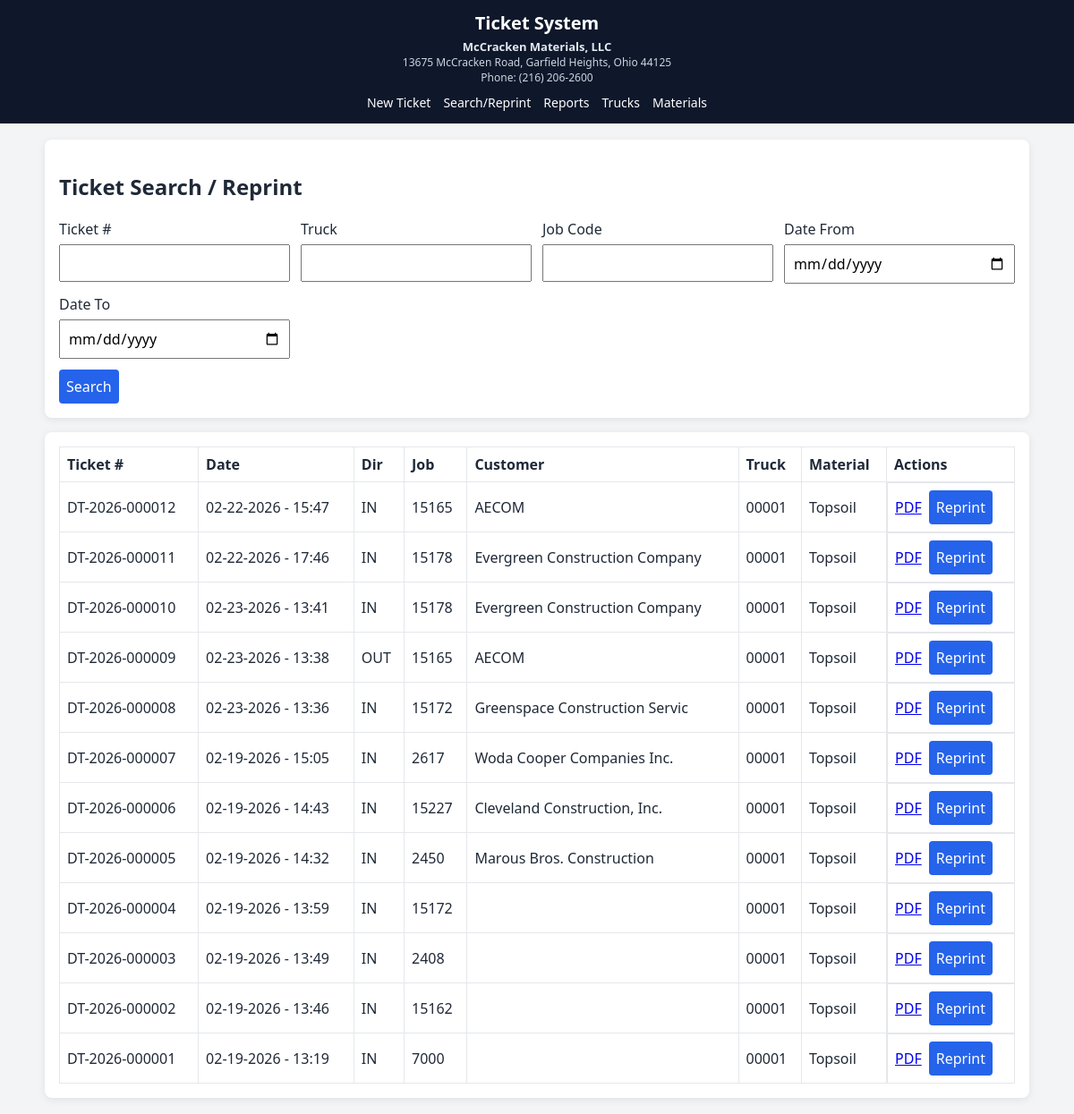
The page /tickets/search on the database as committed earlier.
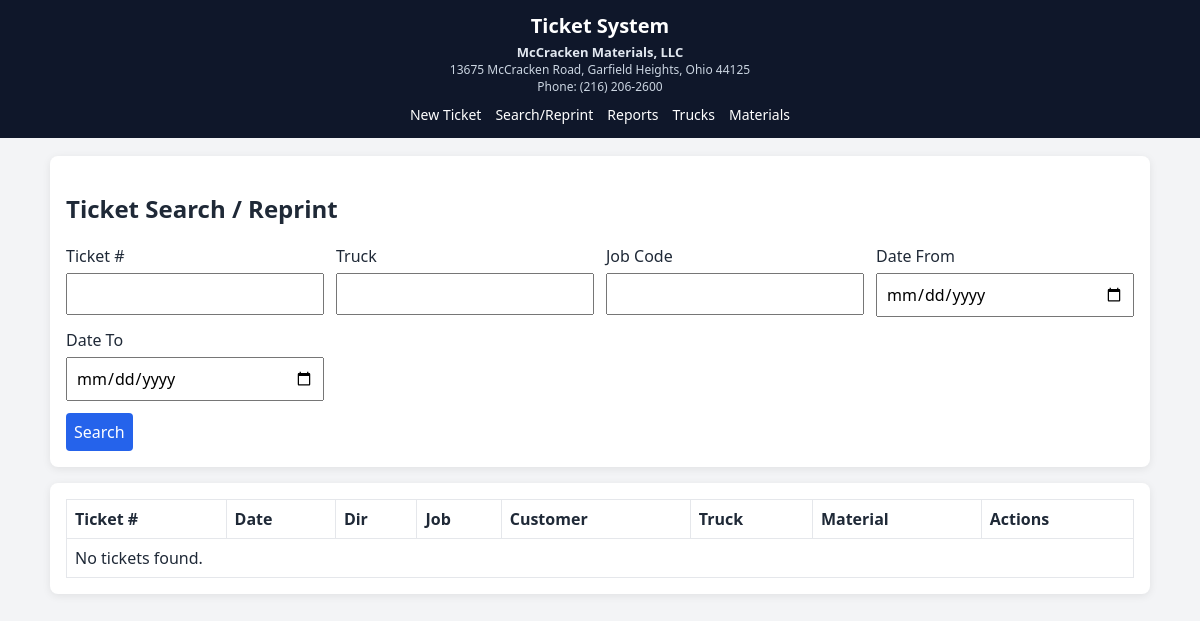
The same page on the database as committed later.
### tables this page shows
CREATE TABLE tickets (
    id INTEGER PRIMARY KEY AUTOINCREMENT,
    ticket_number TEXT NOT NULL UNIQUE,
    ticket_year INTEGER NOT NULL,
    ticket_sequence INTEGER NOT NULL,
    direction TEXT NOT NULL CHECK(direction IN ('IN', 'OUT')),
    created_at TEXT NOT NULL,
    job_id INTEGER,
    job_code_snapshot TEXT NOT NULL,
    job_name_snapshot TEXT NOT NULL,
    customer_snapshot TEXT NOT NULL DEFAULT '',
    truck_id INTEGER,
    truck_number_snapshot TEXT NOT NULL,
    material_id INTEGER,
    material_name_snapshot TEXT NOT NULL,
    quantity REAL NOT NULL,
    unit TEXT NOT NULL,
    notes TEXT,
    pdf_path TEXT NOT NULL,
    pdf_blob BLOB NOT NULL,
    FOREIGN KEY(job_id) REFERENCES jobs_cache(id),
    FOREIGN KEY(truck_id) REFERENCES trucks(id),
    FOREIGN KEY(material_id) REFERENCES materials(id)
);

### app.py (the view)
@app.route("/tickets/search", methods=["GET"])
def search_tickets():
    db = get_db()
    ticket_number = request.args.get("ticket_number", "").strip()
    truck = request.args.get("truck", "").strip()
    job = request.args.get("job", "").strip()
    date_from = request.args.get("date_from", "").strip()
    date_to = request.args.get("date_to", "").strip()
    query = """
        SELECT id, ticket_number, created_at, direction, job_code_snapshot, customer_snapshot, truck_number_snapshot, material_name_snapshot
        FROM tickets
        WHERE 1 = 1
    """
    params = []
    if ticket_number:
        query += " AND ticket_number LIKE ?"
        params.append(f"%{ticket_number}%")
    if truck:
        query += " AND truck_number_snapshot LIKE ?"
        params.append(f"%{truck}%")
    if job:
        query += " AND job_code_snapshot LIKE ?"
        params.append(f"%{job}%")
    if date_from:
        query += " AND date(created_at) >= date(?)"
        params.append(date_from)
    if date_to:
        query += " AND date(created_at) <= date(?)"
        params.append(date_to)
    query += " ORDER BY id DESC LIMIT 200"
    tickets = db.execute(query, tuple(params)).fetchall()
    return render_template("ticket_search.html", tickets=tickets)

### app.py (called while the page is built)
def format_ticket_datetime(value):
    if value is None:
        return ""
    if isinstance(value, datetime):
        dt = value
    else:
        text = str(value).strip()
        if not text:
            return ""
        try:
            dt = datetime.fromisoformat(text)
        except ValueError:
            return text
    return dt.strftime("%m-%d-%Y - %H:%M")

@app.template_filter("ticket_datetime")
def ticket_datetime_filter(value):
    return format_ticket_datetime(value)

def get_db():
    if "db" not in g:
        g.db = sqlite3.connect(DB_PATH)
        g.db.row_factory = sqlite3.Row
        g.db.execute("PRAGMA foreign_keys = ON;")
    return g.db

### templates/ticket_search.html
{% extends "base.html" %}
{% block content %}
<section class="card">
    <h2>Ticket Search / Reprint</h2>
    <form method="get" class="form-grid">
        <label>Ticket #
            <input type="text" name="ticket_number" value="{{ request.args.get('ticket_number', '') }}">
        </label>
        <label>Truck
            <input type="text" name="truck" value="{{ request.args.get('truck', '') }}">
        </label>
        <label>Job Code
            <input type="text" name="job" value="{{ request.args.get('job', '') }}">
        </label>
        <label>Date From
            <input type="date" name="date_from" value="{{ request.args.get('date_from', '') }}">
        </label>
        <label>Date To
            <input type="date" name="date_to" value="{{ request.args.get('date_to', '') }}">
        </label>
        <div class="actions full">
            <button type="submit">Search</button>
        </div>
    </form>
</section>
<section class="card">
    <table>
        <thead>
            <tr>
                <th>Ticket #</th>
                <th>Date</th>
                <th>Dir</th>
                <th>Job</th>
                <th>Customer</th>
                <th>Truck</th>
                <th>Material</th>
                <th>Actions</th>
            </tr>
        </thead>
        <tbody>
            {% for t in tickets %}
            <tr>
                <td>{{ t.ticket_number }}</td>
                <td>{{ t.created_at|ticket_datetime }}</td>
                <td>{{ t.direction }}</td>
                <td>{{ t.job_code_snapshot }}</td>
                <td>{{ t.customer_snapshot }}</td>
                <td>{{ t.truck_number_snapshot }}</td>
                <td>{{ t.material_name_snapshot }}</td>
                <td class="actions">
                    <a href="{{ url_for('ticket_pdf', ticket_id=t.id) }}">PDF</a>
                    <form method="post" action="{{ url_for('print_ticket', ticket_id=t.id) }}" class="inline-form">
                        <button type="submit">Reprint</button>
                    </form>
                </td>
            </tr>
            {% else %}
            <tr><td colspan="8">No tickets found.</td></tr>
            {% endfor %}
        </tbody>
    </table>
</section>
{% endblock %}

### templates/base.html (shortened to what this page needs)
<!doctype html>
<html lang="en">
<head>
    <link rel="stylesheet" href="{{ url_for('static', filename='style.css') }}">
</head>
<body>
    <header class="topbar">
        <div class="brand-block">
            <h1>Ticket System</h1>
            <p class="brand-company">McCracken Materials, LLC</p>
            <p class="brand-address">13675 McCracken Road, Garfield Heights, Ohio 44125</p>
            <p class="brand-phone">Phone: (216) 206-2600</p>
        </div>
        <nav>
            <a href="{{ url_for('new_ticket') }}">New Ticket</a>
            <a href="{{ url_for('search_tickets') }}">Search/Reprint</a>
            <a href="{{ url_for('reports') }}">Reports</a>
            <a href="{{ url_for('admin_trucks') }}">Trucks</a>
            <a href="{{ url_for('admin_materials') }}">Materials</a>
        </nav>
    </header>
    <main class="container">
        {% block content %}{% endblock %}
    </main>
</body>
</html>

### static/style.css (style rules this page uses)
body { margin: 0; font-family: "Segoe UI", Tahoma, Geneva, Verdana, sans-serif; background: #f3f4f6; color: #1f2937; }
.topbar { background: #0f172a; color: #fff; padding: 12px 20px 14px; text-align: center; }
.brand-block { margin-bottom: 10px; }
.topbar h1 { margin: 0 0 4px 0; font-size: 20px; }
.brand-company, .brand-address, .brand-phone { margin: 0; color: #cbd5e1; }
.brand-company { font-size: 13px; font-weight: 600; color: #e2e8f0; }
.brand-address, .brand-phone { font-size: 12px; }
.topbar nav { display: flex; justify-content: center; gap: 14px; flex-wrap: wrap; }
.topbar nav a { color: #fff; text-decoration: none; font-size: 14px; }
.container { max-width: 1100px; margin: 18px auto; padding: 0 12px; }
.card { background: #fff; border-radius: 8px; padding: 16px; margin-bottom: 16px; box-shadow: 0 2px 8px rgba(0, 0, 0, 0.08); }
.form-grid { display: grid; grid-template-columns: repeat(auto-fit, minmax(220px, 1fr)); gap: 12px; }
.form-grid label { display: flex; flex-direction: column; gap: 6px; }
.form-grid .full { grid-column: 1 / -1; }
input, select, textarea, button { font: inherit; padding: 8px; }
button { cursor: pointer; background: #2563eb; color: #fff; border: none; border-radius: 4px; }
table { width: 100%; border-collapse: collapse; }
th, td { border: 1px solid #e5e7eb; padding: 8px; text-align: left; }
.actions { display: flex; gap: 8px; align-items: center; }

Rows that differ between the two databases and show on the page:
removed tickets: ticket_number "DT-2026-000012", created_at|ticket_datetime "02-22-2026 - 15:47", direction "IN", job_code_snapshot "15165", customer_snapshot "AECOM", truck_number_snapshot "00001", material_name_snapshot "Topsoil"
removed tickets: ticket_number "DT-2026-000011", created_at|ticket_datetime "02-22-2026 - 17:46", direction "IN", job_code_snapshot "15178", customer_snapshot "Evergreen Construction Company", truck_number_snapshot "00001", material_name_snapshot "Topsoil"
removed tickets: ticket_number "DT-2026-000010", created_at|ticket_datetime "02-23-2026 - 13:41", direction "IN", job_code_snapshot "15178", customer_snapshot "Evergreen Construction Company", truck_number_snapshot "00001", material_name_snapshot "Topsoil"
removed tickets: ticket_number "DT-2026-000009", created_at|ticket_datetime "02-23-2026 - 13:38", direction "OUT", job_code_snapshot "15165", customer_snapshot "AECOM", truck_number_snapshot "00001", material_name_snapshot "Topsoil"
removed tickets: ticket_number "DT-2026-000008", created_at|ticket_datetime "02-23-2026 - 13:36", direction "IN", job_code_snapshot "15172", customer_snapshot "Greenspace Construction Servic", truck_number_snapshot "00001", material_name_snapshot "Topsoil"
removed tickets: ticket_number "DT-2026-000007", created_at|ticket_datetime "02-19-2026 - 15:05", direction "IN", job_code_snapshot "2617", customer_snapshot "Woda Cooper Companies Inc.", truck_number_snapshot "00001", material_name_snapshot "Topsoil"
removed tickets: ticket_number "DT-2026-000006", created_at|ticket_datetime "02-19-2026 - 14:43", direction "IN", job_code_snapshot "15227", customer_snapshot "Cleveland Construction, Inc.", truck_number_snapshot "00001", material_name_snapshot "Topsoil"
removed tickets: ticket_number "DT-2026-000005", created_at|ticket_datetime "02-19-2026 - 14:32", direction "IN", job_code_snapshot "2450", customer_snapshot "Marous Bros. Construction", truck_number_snapshot "00001", material_name_snapshot "Topsoil"
removed tickets: ticket_number "DT-2026-000004", created_at|ticket_datetime "02-19-2026 - 13:59", direction "IN", job_code_snapshot "15172", truck_number_snapshot "00001", material_name_snapshot "Topsoil"
removed tickets: ticket_number "DT-2026-000003", created_at|ticket_datetime "02-19-2026 - 13:49", direction "IN", job_code_snapshot "2408", truck_number_snapshot "00001", material_name_snapshot "Topsoil"
removed tickets: ticket_number "DT-2026-000002", created_at|ticket_datetime "02-19-2026 - 13:46", direction "IN", job_code_snapshot "15162", truck_number_snapshot "00001", material_name_snapshot "Topsoil"
removed tickets: ticket_number "DT-2026-000001", created_at|ticket_datetime "02-19-2026 - 13:19", direction "IN", job_code_snapshot "7000", truck_number_snapshot "00001", material_name_snapshot "Topsoil"
Other text that changed with them:
text now shown: "No tickets found."
